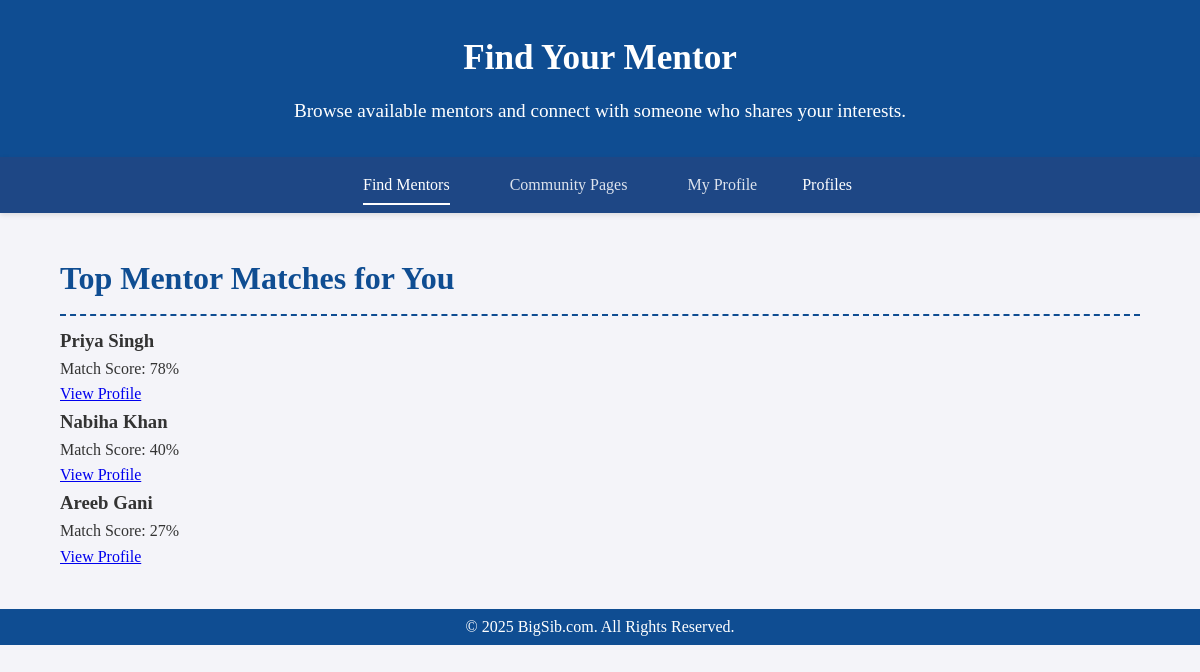
/mentors (signed in), run on the app's committed database.
### tables this page shows
CREATE TABLE Users (
    user_id INTEGER PRIMARY KEY AUTOINCREMENT,
    cas_username TEXT,
    hashed_password TEXT NOT NULL,
    name TEXT NOT NULL,
    pronoun TEXT,
    residential_college TEXT,
    college_year TEXT,
    headshot_path TEXT,
    extracurriculars TEXT,
    work_experience TEXT,
    bio TEXT,
    created_at TIMESTAMP DEFAULT CURRENT_TIMESTAMP,
    updated_at TIMESTAMP DEFAULT CURRENT_TIMESTAMP
);

### homeserver.py (the view)
@app.route('/mentors')
@login_required
def mentors():
    user_id = session['user_id']
    conn = sqlite3.connect('lux.sqlite')
    raw_scores = calculate_match_scores(conn, user_id)
    conn.close()
    mentors = []
    for m in raw_scores:
        score = m.get('score', 0) or 0     # guard against None/nan
        try:
            pct = round(score * 100)
        except Exception:
            pct = 0
        mentors.append({
            'user_id':          m['user_id'],
            'name':             m['name'],
            'score':            pct,           # now an int 0–100
            'shared_attributes': m.get('shared_attributes', [])
        })
    mentors = sorted(mentors, key=lambda m: m['score'], reverse=True)[:3]
    return render_template('mentors.html', mentors=mentors, user_id=user_id)

### homeserver.py (called while the page is built)
@app.context_processor
def inject_profile_id():
    return {'user_id': session.get('user_id')}

def login_required(f):
    @wraps(f)
    def wrapped(*args, **kwargs):
        if 'user_id' not in session:
            return redirect(url_for('loginsignup'))
        return f(*args, **kwargs)
    return wrapped

### match.py (called while the page is built)
def get_user_attributes(conn, user_id):
    cur = conn.cursor()
    def fetch(q):
        cur.execute(q, (user_id,))
        return set(r[0] for r in cur.fetchall())
    interests = fetch("SELECT name FROM Interests JOIN User_Interests USING (interest_id) WHERE user_id = ?")
    majors    = fetch("SELECT name FROM Majors JOIN User_Majors USING (major_id) WHERE user_id = ?")
    groups    = fetch("SELECT name FROM Affinity_Groups JOIN User_Affinity_Groups USING (group_id) WHERE user_id = ?")
    seeking   = fetch("SELECT name FROM Mentorship_Topics JOIN User_Seeking_Mentorship USING (topic_id) WHERE user_id = ?")
    offering  = fetch("SELECT name FROM Mentorship_Topics JOIN User_Offering_Mentorship USING (topic_id) WHERE user_id = ?")
    return interests | majors | groups | seeking | offering

def get_mentor_ids(conn):
    cur = conn.cursor()
    cur.execute("""
        SELECT ur.user_id FROM User_Roles ur
        JOIN Roles r ON ur.role_id = r.role_id
        WHERE r.name = 'Mentor'
    """)
    return [r[0] for r in cur.fetchall()]

def get_user_name(conn, user_id):
    cur = conn.cursor()
    cur.execute("SELECT name FROM Users WHERE user_id = ?", (user_id,))
    row = cur.fetchone()
    return row[0] if row else "Unknown"

def calculate_match_scores(conn, target_user_id):
    target_attrs = get_user_attributes(conn, target_user_id)
    mentors = [m for m in get_mentor_ids(conn) if m != target_user_id]
    scores = []
    for mid in mentors:
        attrs = get_user_attributes(conn, mid)
        shared = target_attrs & attrs
        union = target_attrs | attrs
        score = len(shared) / len(union) if union else 0.0
        scores.append({
            "user_id": mid,
            "name": get_user_name(conn, mid),
            "shared_attributes": sorted(shared),
            "score": score
        })
    return sorted(scores, key=lambda x: x["score"], reverse=True)

### templates/mentors.html (shortened to what this page needs)
<!DOCTYPE html>
<html lang="en">
<head>
  <link rel="stylesheet" href="{{ url_for('static', filename='styles.css') }}">
</head>
<body>
  <header>
    <h1>Find Your Mentor</h1>
    <p>Browse available mentors and connect with someone who shares your interests.</p>
  </header>
  <nav class="navbar">
    <div class="navbar-container">
      <div class="navbar-links">
        <a href="{{ url_for('mentors') }}" {% if request.path == url_for('mentors') %}class="active"{% endif %}>Find Mentors</a>
        <a href="{{ url_for('community_bp.list_communities') }}">Community Pages</a>
        {% if session.get('user_id') %}
          <a href="{{ url_for('profile_view', user_id=session.get('user_id')) }}" {% if request.path.startswith('/profile') %}class="active"{% endif %}>My Profile</a>
          <div class="dropdown">
            <span class="dropdown-toggle">Profiles</span>
          </div>
        {% else %}
          <a href="{{ url_for('login') }}">Login</a>
        {% endif %}
      </div>
    </div>
  </nav>
  <div class="container">
    <section class="section">
      <h2>Top Mentor Matches for You</h2>
        {% for mentor in mentors %}
        <h3>{{ mentor.name }}</h3>
        <p>Match Score: {{ mentor.score }}%</p>
        <a href="{{ url_for('profile_view', user_id=mentor.user_id) }}">View Profile</a>
        {% endfor %}
    </section>
  </div>
  <footer>
    <p>&copy; 2025 BigSib.com. All Rights Reserved.</p>
  </footer>
</body>
</html>

### static/styles.css (style rules this page uses)
* { margin: 0; padding: 0; box-sizing: border-box; }
body { font-family: 'Merriweather', Georgia, serif; background-color: #fff; color: #333; line-height:1.6; }
header { background-color: #0F4d92; color: #fff; padding: 20px; text-align: center; }
header h1 { font-size: 2.0em; margin-bottom: 10px; }
header p { font-size: 1.2em; }
nav { background-color: #0F4D92; display: flex; justify-content: center; padding: 10px 0; }
nav a { color: #fff; text-decoration: none; margin: 0 15px; font-size: 1.1em; transition: color 0.3s ease; }
.container { width: 90%; max-width: 1200px; margin: 40px auto; }
.section { margin-bottom: 40px; }
.section h2 { font-size: 2em; border-bottom: 2px dashed #0F4D92; padding-bottom: 10px; margin-bottom: 10px; color: #0F4D92; }
footer { background-color: #0F4D92; color: #fff; text-align: center; padding: 5px; margin-top: 40px; }
body { font-family: 'Merriweather', Georgia, serif; background-color: #f4f4f9; color: #333; line-height: 1.6; }
header { background-color: #0F4d92; color: #fff; padding: 30px; text-align: center; box-shadow: 0 2px 8px rgba(0, 0, 0, 0.1); }
header h1 { font-size: 2.2em; font-weight: 600; }
.navbar { background-color: #1e4785; padding: 10px 0; box-shadow: 0 2px 5px rgba(0, 0, 0, 0.1); }
.navbar-container { display: flex; justify-content: space-between; align-items: center; max-width: 1200px; margin: 0 auto; padding: 0 20px; }
.navbar-links { display: flex; align-items: center; gap: 30px; }
.navbar-links a { color: rgba(255, 255, 255, 0.85); text-decoration: none; font-size: 16px; font-weight: 500; transition: all 0.2s; padding: 5px 0; position: relative; }
.navbar-links .active { color: white; }
.navbar-links .active::after { content: ''; position: absolute; width: 100%; height: 2px; background: white; bottom: -2px; left: 0; }
.dropdown { position: relative; display: inline-block; }
.dropdown-toggle { background-color: #1e4785; color: white; font-size: 16px; border: none; cursor: pointer; }

### data on the page
Users: name "Priya Singh", score "78"
Users: name "Nabiha Khan", score "40"
Users: name "Areeb Gani", score "27"
